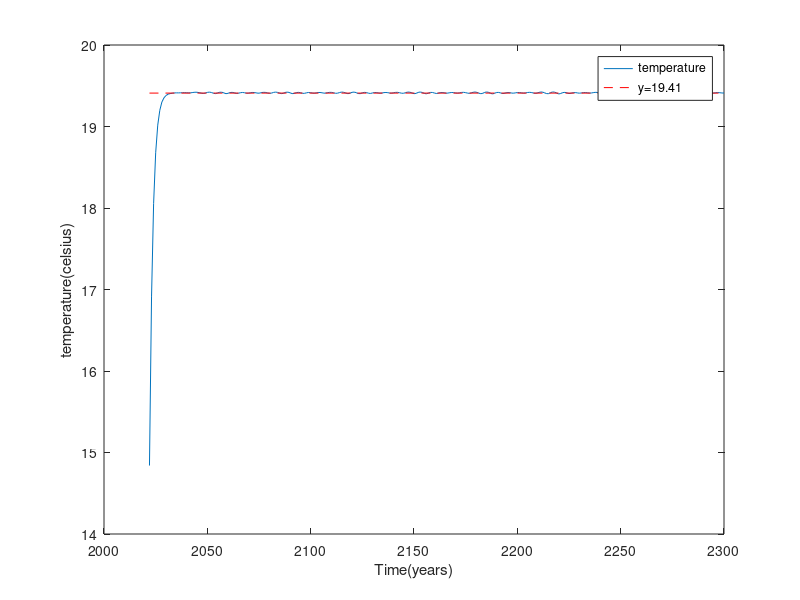

MATLAB code for this plot:
global R const_stefan absorbed_light E alpha_T A B Q

R = 2.912;#(w-yr)/((m^2)*k)
Q = 342 # W/(m^2)
alpha = 0.3 ;# albedo de la terre
const_stefan = 5.67*10^(-8)# W/((m^2)*(K^2)) , constante de Stefan-Boltzmann
absorbed_light = Q*(1-alpha)
E = 0.61 #facteur emissivite
A = 202
B = 1.90
alpha_T = @(T) 0.5 + 0.2 * tanh(0.1 * (265 - T - 273.5));

function Question_1(t,T0)
    display("graph for question 1")
    global R const_stefan absorbed_light
    ode_sys = @(t,T)[(absorbed_light-(const_stefan*T^4))/R];
    [t,T]= ode45(ode_sys, t, T0);
    plot(t,T,'DisplayName', 'temperature');
    xlabel('Time(years)')
    ylabel('temperature(kelvin)')
    hold on
    line([min(t), max(t)], [254.9090, 254.9090], 'Color', 'r', 'LineStyle', '--');
    legend('temperature','y=254.90')
    a = input('press enter to continue');
endfunction
function Question_2()
    a = input('press enter to continue');
endfunction
function Question_3(t,T0)
    display("graph for question 3")
    global R const_stefan absorbed_light E
    ode_sys = @(t,T)[(absorbed_light-(E*const_stefan*T^4))/R];
    [t,T]= ode45(ode_sys, t, T0);
    plot(t,T,'DisplayName', 'temperature');
    xlabel('Time(years)')
    ylabel('temperature(kelvin)')
    hold on
    line([min(t), max(t)], [288.4382, 288.4382], 'Color', 'r', 'LineStyle', '--');
    legend('temperature','y=288.4382')
    a = input('press enter to continue');
endfunction
function Question_3_bis(t,T0)
    display("graph for question 3")
    global R const_stefan absorbed_light
    legend_entries = {};
    for e = 0:0.1:1;
      ode_sys = @(t,T)[(absorbed_light-(e*const_stefan*T^4))/R];
      [t,T]= ode45(ode_sys, t, T0);
      plot(t,T,'DisplayName', 'temperature');
      hold on
      xlabel('Time(years)')
      ylabel('temperature(kelvin)')
      legend_entries = [legend_entries, sprintf('e = %.1f', e)];
    end
    legend(legend_entries)
    a = input('press enter to continue');
endfunction
function Question_4(t,T0)
    display("graph for question 4")
    a = input('press enter to continue');
endfunction
function Question_5()
    t = 2022:1:2300;
    T0 = 14.84;
    display("graph for question 5")
    global R const_stefan A B Q alpha_T
    ode_sys = @(t,T)[(Q*(1-alpha_T(T))-(A+(B*T)))/R];
    [t,T]= ode45(ode_sys, t, T0);
    plot(t,T,'DisplayName', 'temperature');
    hold on
    line([min(t), max(t)], [19.41, 19.41], 'Color', 'r', 'LineStyle', '--');
    legend('temperature','y=19.41')
    xlabel('Time(years)')
    ylabel('temperature(celsius)')
    a = input('press enter to continue');
endfunction


T0 = 0;# temperature moyenne
t = 0:1:(10^4); # temps en annee
#Question_1(t,T0);
#hold off;

#Question_3(t,T0);
#hold off;
#Question_3_bis(t,T0);
#hold off;
Question_5()
hold off;
